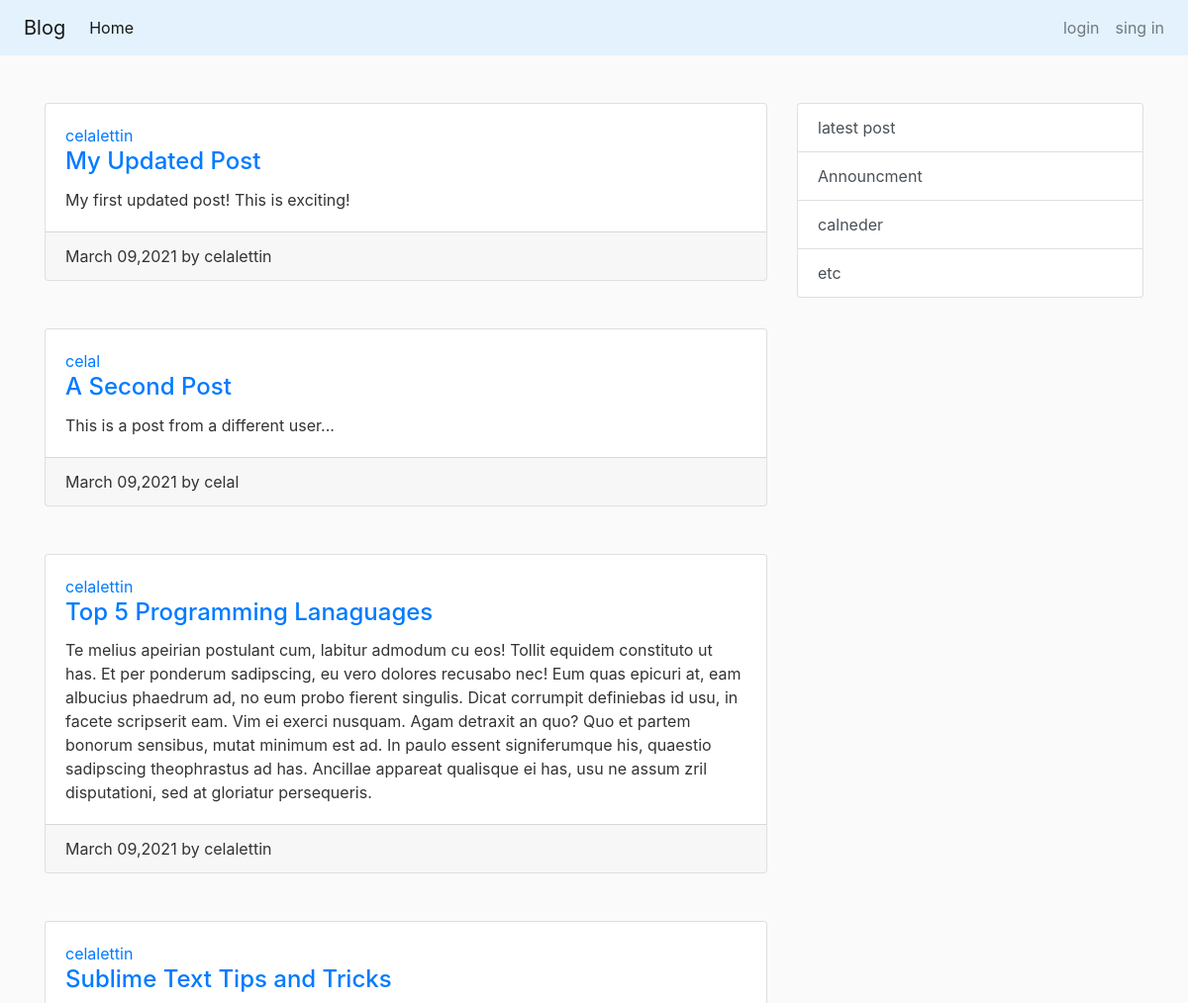
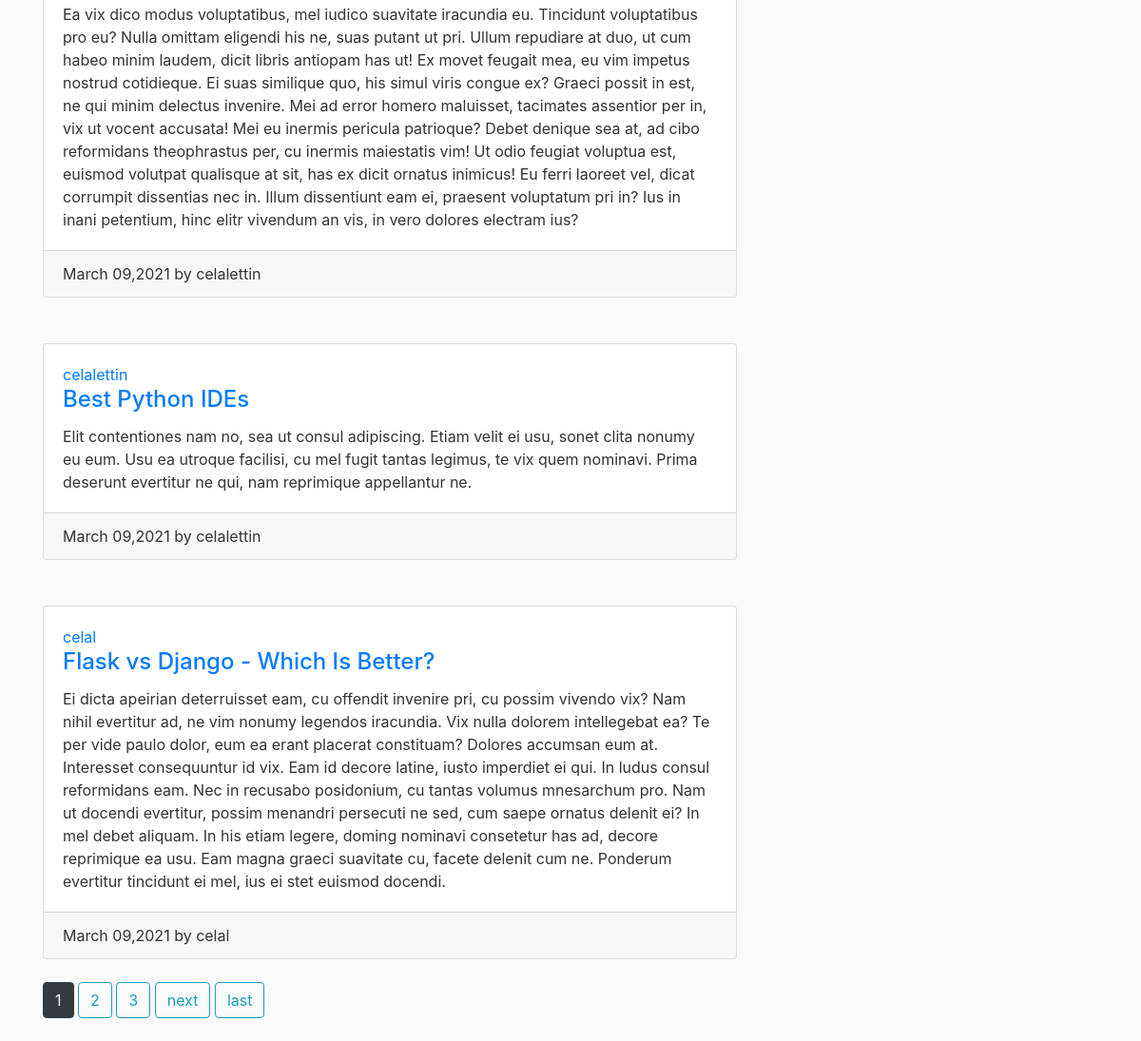
The app's page /, older data (2 pictures, top to bottom).
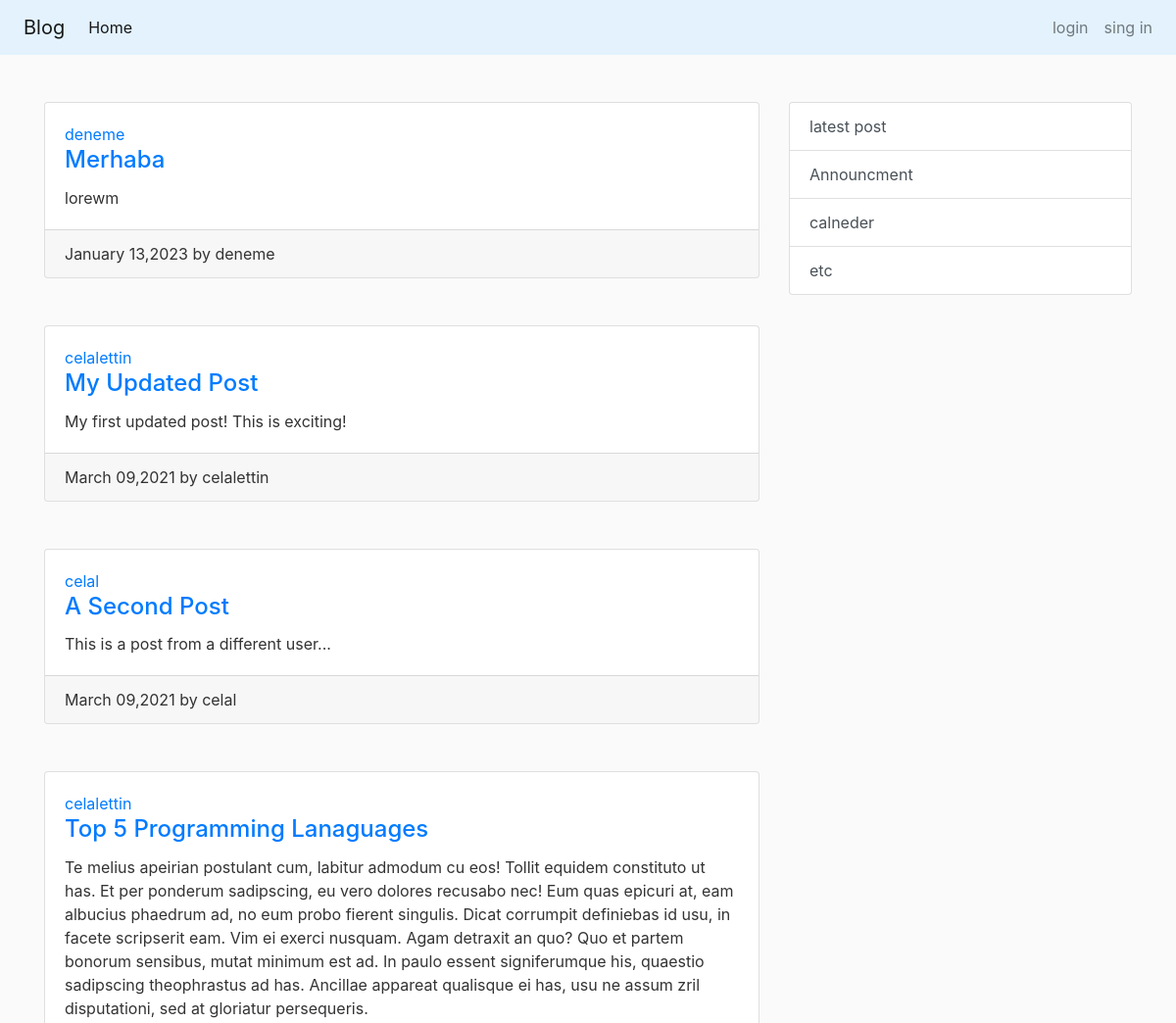
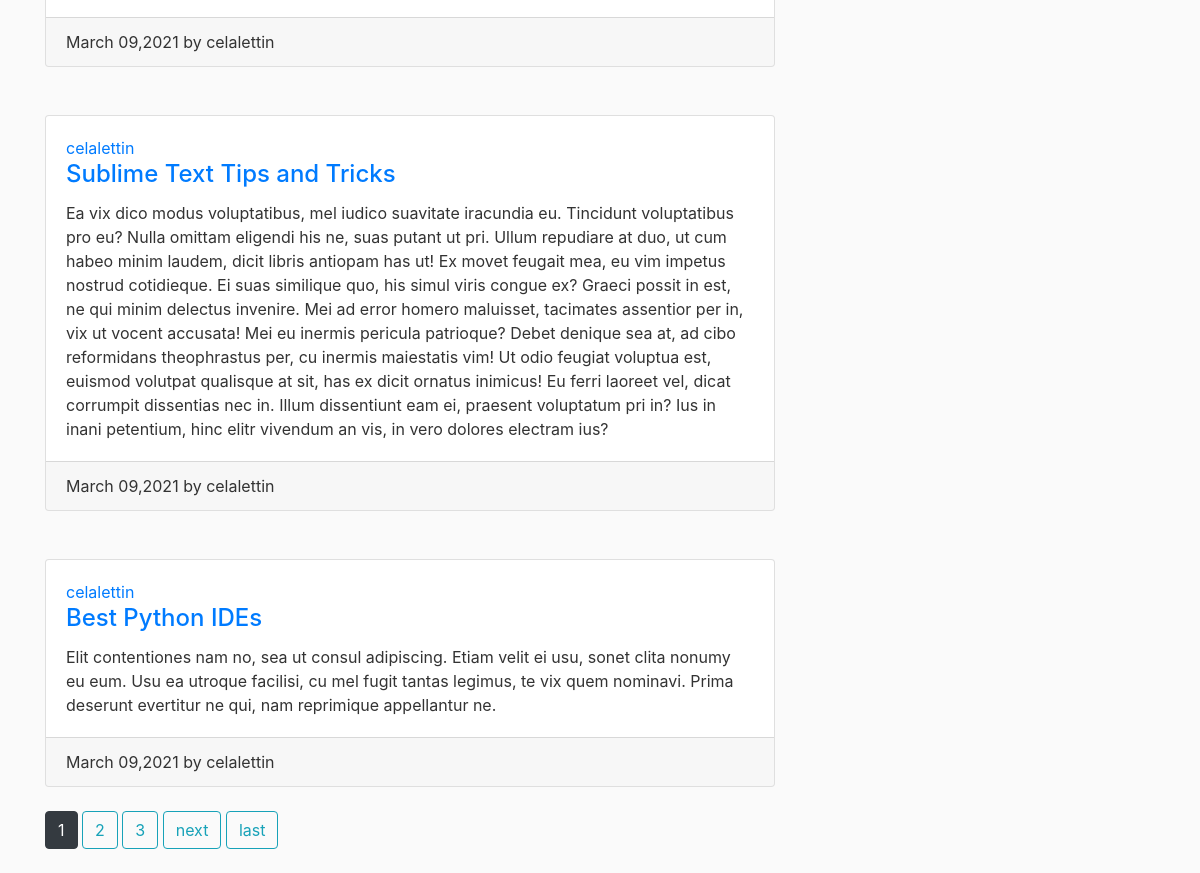
The same page, newer data (2 pictures, top to bottom).
### blog/models.py (models this page shows, shortened)
class Post(models.Model):
    title = models.CharField(max_length=100)
    content = models.TextField()
    date_posted = models.DateField(default=timezone.now)
    author = models.ForeignKey(User, on_delete=models.CASCADE)

### blog/views.py (the view)
# urls.py: path('',PostListView.as_view(),name = 'blog-home'),
class PostListView(ListView):
    model = Post
    template_name = 'blog/home.html'
    context_object_name = 'posts'
    ordering = ['-date_posted']
    paginate_by = 6
    def get_context_data(self, **kwargs):
        context = super().get_context_data(**kwargs)
        categories = Category.objects.all()
        context['categories'] = categories
        return context

### blog/templates/blog/home.html (shortened to what this page needs)
{% extends 'blog/base.html' %}
    {% block content %}
        {% for post in posts %}
        <div class="card text-left mt-5">
          <div class="card-body">
               <a href="{% url 'user-posts' post.author.username %} ">{{post.author}}</a>
            <h4 class="card-title"> <a href="{% url 'post-detail' post.id %} " > {{post.title}}   </a> </h4>
            <p class="card-text">{{post.content}}</p>
          </div>
          <div class="card-footer">{{post.date_posted|date:'F d,Y'}} by {{post.author}}</div>
        </div>
        {% endfor  %}
        <div class="mt-4">
     {% if is_paginated %}
          {% for num in page_obj.paginator.page_range %}
              {% if page_obj.number == num %}
                <a href="?page={{num}}" class="btn btn-dark mb-4">{{num}} </a>
              {% elif  num > page_obj.number|add:'-3' and num < page_obj.number|add:'3' %}
                <a href="?page={{num}}" class="btn btn-outline-info mb-4">{{num}} </a>
              {% endif %}
          {% endfor %}
            {% if page_obj.has_next %}
              <a href="?page={{page_obj.next_page_number}}" class="btn btn-outline-info mb-4">next </a>
              <a href="?page={{page_obj.paginator.num_pages}}"class="btn btn-outline-info mb-4">last </a>
            {% endif %}
     {% endif %}
      </div>
    {% endblock content %}

Row changes from the older to the newer data that the page shows:
no longer on this page (row unchanged): Post: author "celal", title "Flask vs Django - Which Is Better?", content "Ei dicta apeirian deterruisset eam, cu offendit invenire pri, cu possim vivendo vix? Nam nihil evertitur ad, ne vim nonumy legendos iracundia. Vix nulla dolorem intellegebat ea? Te per vide paulo dolor, eum ea erant placerat constituam? Dolores accumsan eum at. Interesset consequuntur id vix. Eam id decore latine, iusto imperdiet ei qui. In ludus consul reformidans eam. Nec in recusabo posidonium, cu tantas volumus mnesarchum pro. Nam ut docendi evertitur, possim menandri persecuti ne sed, cum saepe ornatus delenit ei? In mel debet aliquam. In his etiam legere, doming nominavi consetetur has ad, decore reprimique ea usu. Eam magna graeci suavitate cu, facete delenit cum ne. Ponderum…", date_posted "March 09,2021"
added Post: author "deneme", title "Merhaba", content "lorewm", date_posted "January 13,2023"
